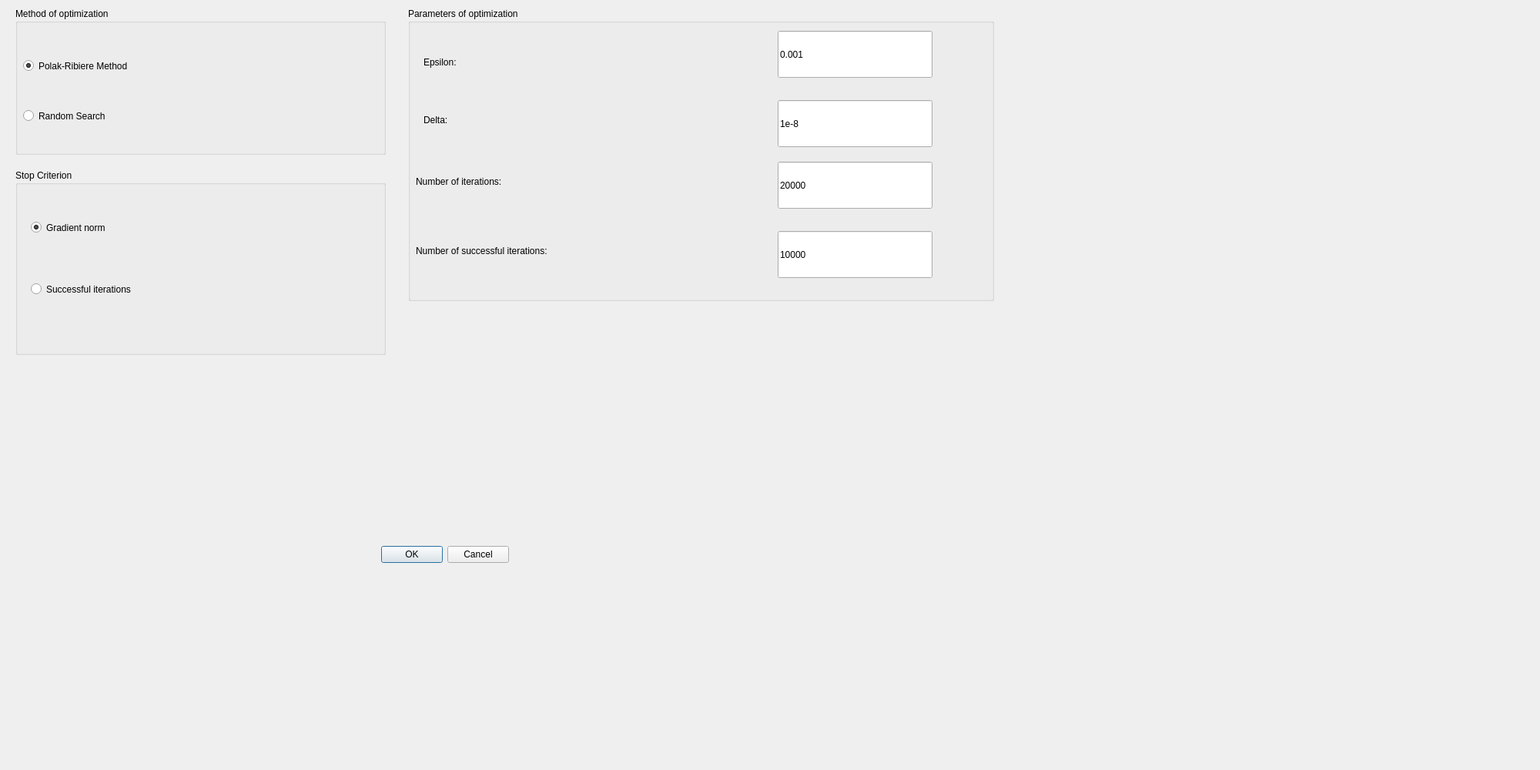
<?xml version="1.0" encoding="UTF-8"?>
<ui version="4.0">
 <class>Dialog</class>
 <widget class="QDialog" name="Dialog">
  <property name="geometry">
   <rect>
    <x>0</x>
    <y>0</y>
    <width>2000</width>
    <height>1000</height>
   </rect>
  </property>
  <property name="minimumSize">
   <size>
    <width>2000</width>
    <height>1000</height>
   </size>
  </property>
  <property name="maximumSize">
   <size>
    <width>2000</width>
    <height>1000</height>
   </size>
  </property>
  <property name="windowTitle">
   <string>Dialog</string>
  </property>
  <widget class="QDialogButtonBox" name="buttonBox">
   <property name="geometry">
    <rect>
     <x>340</x>
     <y>650</y>
     <width>321</width>
     <height>141</height>
    </rect>
   </property>
   <property name="orientation">
    <enum>Qt::Horizontal</enum>
   </property>
   <property name="standardButtons">
    <set>QDialogButtonBox::Cancel|QDialogButtonBox::Ok</set>
   </property>
  </widget>
  <widget class="QGroupBox" name="groupBox">
   <property name="geometry">
    <rect>
     <x>20</x>
     <y>10</y>
     <width>481</width>
     <height>191</height>
    </rect>
   </property>
   <property name="title">
    <string>Method of optimization</string>
   </property>
   <widget class="QRadioButton" name="radioButton">
    <property name="geometry">
     <rect>
      <x>10</x>
      <y>40</y>
      <width>451</width>
      <height>71</height>
     </rect>
    </property>
    <property name="text">
     <string>Polak-Ribiere Method</string>
    </property>
    <property name="checked">
     <bool>true</bool>
    </property>
   </widget>
   <widget class="QRadioButton" name="radioButton_2">
    <property name="geometry">
     <rect>
      <x>10</x>
      <y>110</y>
      <width>441</width>
      <height>61</height>
     </rect>
    </property>
    <property name="text">
     <string>Random Search</string>
    </property>
   </widget>
  </widget>
  <widget class="QGroupBox" name="groupBox_2">
   <property name="geometry">
    <rect>
     <x>20</x>
     <y>220</y>
     <width>481</width>
     <height>241</height>
    </rect>
   </property>
   <property name="title">
    <string>Stop Criterion</string>
   </property>
   <widget class="QRadioButton" name="radioButton_3">
    <property name="geometry">
     <rect>
      <x>20</x>
      <y>40</y>
      <width>401</width>
      <height>71</height>
     </rect>
    </property>
    <property name="text">
     <string>Gradient norm</string>
    </property>
    <property name="checked">
     <bool>true</bool>
    </property>
   </widget>
   <widget class="QRadioButton" name="radioButton_4">
    <property name="geometry">
     <rect>
      <x>20</x>
      <y>120</y>
      <width>411</width>
      <height>71</height>
     </rect>
    </property>
    <property name="text">
     <string>Successful iterations</string>
    </property>
   </widget>
  </widget>
  <widget class="QGroupBox" name="groupBox_3">
   <property name="geometry">
    <rect>
     <x>530</x>
     <y>10</y>
     <width>761</width>
     <height>381</height>
    </rect>
   </property>
   <property name="title">
    <string>Parameters of optimization</string>
   </property>
   <widget class="QLineEdit" name="lineEdit">
    <property name="geometry">
     <rect>
      <x>480</x>
      <y>30</y>
      <width>201</width>
      <height>61</height>
     </rect>
    </property>
    <property name="text">
     <string>0.001</string>
    </property>
   </widget>
   <widget class="QLineEdit" name="lineEdit_2">
    <property name="geometry">
     <rect>
      <x>480</x>
      <y>120</y>
      <width>201</width>
      <height>61</height>
     </rect>
    </property>
    <property name="text">
     <string>1e-8</string>
    </property>
   </widget>
   <widget class="QLineEdit" name="lineEdit_3">
    <property name="geometry">
     <rect>
      <x>480</x>
      <y>200</y>
      <width>201</width>
      <height>61</height>
     </rect>
    </property>
    <property name="text">
     <string>20000</string>
    </property>
   </widget>
   <widget class="QLabel" name="label">
    <property name="geometry">
     <rect>
      <x>20</x>
      <y>40</y>
      <width>381</width>
      <height>61</height>
     </rect>
    </property>
    <property name="text">
     <string>Epsilon:</string>
    </property>
   </widget>
   <widget class="QLabel" name="label_2">
    <property name="geometry">
     <rect>
      <x>20</x>
      <y>120</y>
      <width>421</width>
      <height>51</height>
     </rect>
    </property>
    <property name="text">
     <string>Delta:</string>
    </property>
   </widget>
   <widget class="QLabel" name="label_3">
    <property name="geometry">
     <rect>
      <x>10</x>
      <y>190</y>
      <width>451</width>
      <height>71</height>
     </rect>
    </property>
    <property name="text">
     <string>Number of iterations:</string>
    </property>
   </widget>
   <widget class="QLineEdit" name="lineEdit_4">
    <property name="geometry">
     <rect>
      <x>480</x>
      <y>290</y>
      <width>201</width>
      <height>61</height>
     </rect>
    </property>
    <property name="text">
     <string>10000</string>
    </property>
   </widget>
   <widget class="QLabel" name="label_4">
    <property name="geometry">
     <rect>
      <x>10</x>
      <y>280</y>
      <width>441</width>
      <height>71</height>
     </rect>
    </property>
    <property name="text">
     <string>Number of successful iterations:</string>
    </property>
   </widget>
  </widget>
 </widget>
 <resources/>
 <connections>
  <connection>
   <sender>buttonBox</sender>
   <signal>accepted()</signal>
   <receiver>Dialog</receiver>
   <slot>accept()</slot>
   <hints>
    <hint type="sourcelabel">
     <x>248</x>
     <y>254</y>
    </hint>
    <hint type="destinationlabel">
     <x>157</x>
     <y>274</y>
    </hint>
   </hints>
  </connection>
  <connection>
   <sender>buttonBox</sender>
   <signal>rejected()</signal>
   <receiver>Dialog</receiver>
   <slot>reject()</slot>
   <hints>
    <hint type="sourcelabel">
     <x>316</x>
     <y>260</y>
    </hint>
    <hint type="destinationlabel">
     <x>286</x>
     <y>274</y>
    </hint>
   </hints>
  </connection>
 </connections>
</ui>
